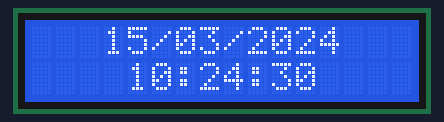
This sketch was run on a simulated Arduino Uno, built with avr-gcc and run on an emulated ATmega328P. On the bench: 16×2 character LCD. The local clock reads 2024-03-15 10:24:30 at power-on unless the sketch sets it.

Above: at 0.1 s.
At 4.2 s:
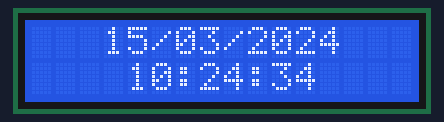
At 9.3 s:
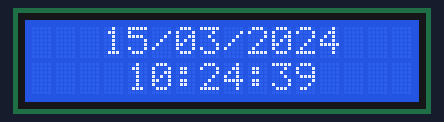
At 19.5 s:
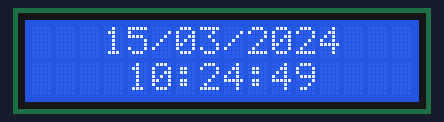
At 28.7 s:
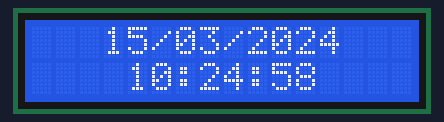
At 39.0 s:
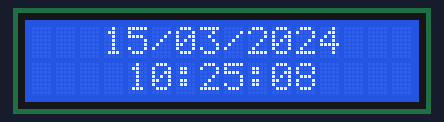

The sketch:

ClockDS1302_LiquidCrystal_I2C.ino
```cpp
#include <DS1302.h>
#include <LiquidCrystal_I2C.h>

DS1302 rtc(4, 5, 6);
LiquidCrystal_I2C lcd(0x27, 2, 1, 0, 4, 5, 6, 7, 3, POSITIVE);

void setup() {

  lcd.begin(16, 2);
  lcd.clear();
}

void loop() {

  Time t = rtc.time();
  char buff[20];

  sprintf(buff, "%02d/%02d/%4d", t.date, t.mon, t.yr);
  lcd.setCursor(3, 0);
  lcd.print(buff);
  sprintf(buff, "%02d:%02d:%02d", t.hr, t.min, t.sec);
  lcd.setCursor(4, 1);
  lcd.print(buff);
  delay(1000);
}
```

Measured:
- what the display in image 1 shows lasts 1.0 s, from 4.2 s to 5.2 s
